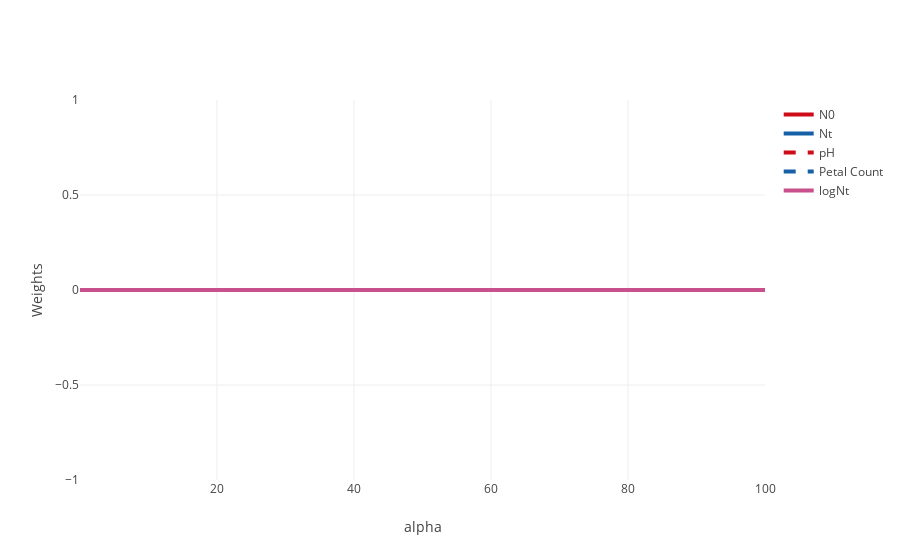

Here is the notebook cell this chart was saved with:
### Markdown cell above
#### Weights vs Alphas ####

### Code cell
trace0 = go.Scatter(
    x = alphas_lasso,
    y = df_lasso['N0'],
    name = 'N0',
    line = dict(
        color = ('rgb(205, 12, 24)'),
        width = 4)
)
trace1 = go.Scatter(
        x = alphas_lasso,
    y = df_lasso['Nt'],
    name = 'Nt',
    line = dict(
        color = ('rgb(22, 96, 167)'),
        width = 4,)
)
trace2 = go.Scatter(
    x = alphas_lasso,
    y = df_lasso['pH'],
    name = 'pH',
    line = dict(
        color = ('rgb(205, 12, 24)'),
        width = 4,
        dash = 'dash') 
)
trace3 = go.Scatter(
    x = alphas_lasso,
    y = df_lasso['PetalCount'],
    name = 'Petal Count',
    line = dict(
        color = ('rgb(22, 96, 167)'),
        width = 4,
        dash = 'dash')
)
trace4 = go.Scatter(
    x = alphas_lasso,
    y = df_lasso['Log(Nt)'],
    name = 'logNt',
    line = dict(
        color = ('rgb(200, 80, 140)'),
        width = 4,)
)

data = [trace0, trace1, trace2, trace3, trace4]

layout = dict(xaxis = dict(title = 'alpha'),
              yaxis = dict(title = 'Weights'),
              )

fig = dict(data=data, layout=layout)
plot.iplot(fig, filename='lassoRegression.html')
